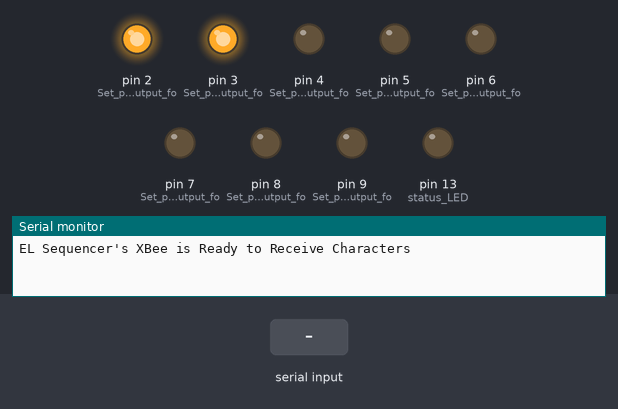
The sketch below on a simulated Arduino Uno, built with avr-gcc and run on an emulated ATmega328P. Shown: output pins drawn as LEDs (lit = HIGH), the last lines printed to the serial monitor. The test bench sets the inputs (shaded band).

Above: at 2.5 s.
2.6 s: "A" received over Serial
At 2.92 s:
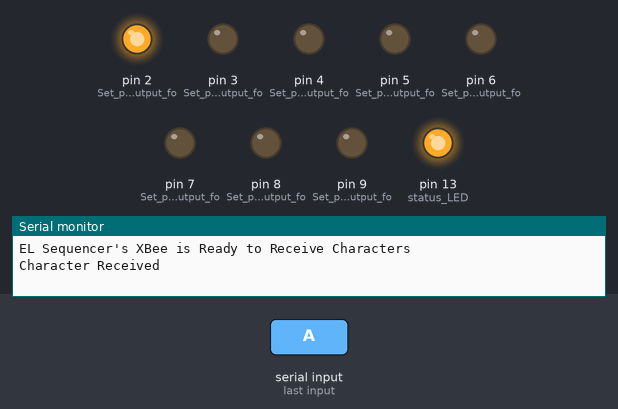
At 3.7 s:
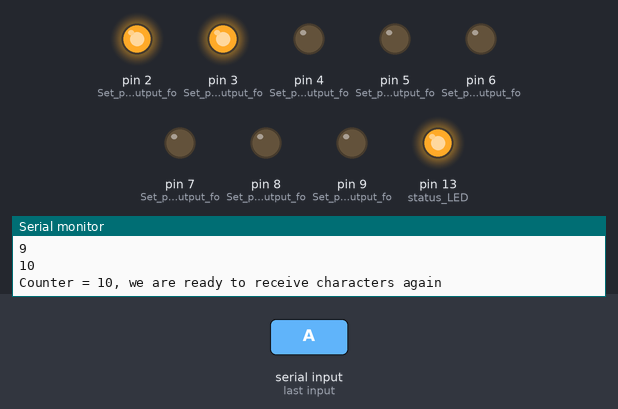
Timing chart, 0 to 5.6 s (numbered marks = the images above; inputs shaded):
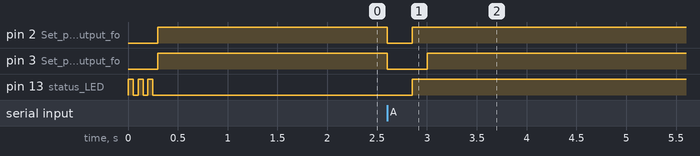

Measured:
- after the input at 2.6 s, pin 2 (Set_pin_mode_as_output_fo): HIGH → LOW at once, → HIGH 0.25 s later; pin 3 (Set_pin_mode_as_output_fo): HIGH → LOW at once, → HIGH 0.40 s later; pin 13 (status_LED): LOW → HIGH after 0.25 s

The sketch:

XBee_ELSequencerV2.ino
```cpp
// (licence header left out)
//Declare character 'val'
char val;
char temp_delete;

//LED to check if the LED is initialized.
const int status_LED = 13;

//adding counter to prevent false triggers for a small period of time
int counter = 0;
boolean XBee_sent = false;

/*******************Setup Loop***************************/
void setup() {
  Serial.begin(9600); //Begin Serial communication for debugging
  Serial.println("EL Sequencer's XBee is Ready to Receive Characters");

  val = 'A';// button pressed, therefore sending  letter A

  //Initialize pins
  pinMode(status_LED, OUTPUT); //Set pin mode as output for status LED
  pinMode(2, OUTPUT); //Set pin mode as output for Channel A
  pinMode(3, OUTPUT); //Set pin mode as output for Channel B
  pinMode(4, OUTPUT); //Set pin mode as output for Channel C
  pinMode(5, OUTPUT); //Set pin mode as output for Channel D
  pinMode(6, OUTPUT); //Set pin mode as output for Channel E
  pinMode(7, OUTPUT); //Set pin mode as output for Channel F
  pinMode(8, OUTPUT); //Set pin mode as output for Channel G
  pinMode(9, OUTPUT); //Set pin mode as output for Channel H

  //Status LED to see if the EL Sequencer is initializing
  for (int i = 0; i < 3; i++) {
    digitalWrite(status_LED, HIGH);//set Status LED on
    delay(50);
    digitalWrite(status_LED, LOW); //set Status LED off
    delay(50);
  }

  digitalWrite(2, HIGH); //Channel A
  digitalWrite(3, HIGH); //Channel B

  digitalWrite(4, LOW); //Channel C
  digitalWrite(5, LOW); //Channel D

  digitalWrite(6, LOW); //Channel E
  digitalWrite(7, LOW); //Channel F

  digitalWrite(8, LOW); //Channel G
  digitalWrite(9, LOW); //Channel H

  delay(1000); //Wait 1 second
}

/*******************Main Loop***************************/
void loop() {
  if (XBee_sent == false) {

    //Check if XBee is receiving data from other XBee
    if (Serial.available()) {
      val = Serial.read();

      //Check to see if character sent is letter A
      if (val == 'A') {
        digitalWrite(status_LED, LOW); //turn ON Status LED
        digitalWrite(2, LOW); //Channel A
        digitalWrite(3, LOW); //Channel B
        delay(250);
        Serial.println("Character Received");


        digitalWrite(status_LED, HIGH); //turn on Status LED

        digitalWrite(2, HIGH); //Channel A
        delay(150);
        digitalWrite(3, HIGH); //Channel B

        counter = 0;
        XBee_sent = true;

      }

      else {
        //rewrote controller code to stop constantly sending Z
        //toggled pins outside of this nested condition statement
      }
    }
  }//end test for counter

  /*//**********default turn on??
    digitalWrite(status_LED, HIGH); //turn on Status LED

    digitalWrite(2, HIGH); //Channel A
    delay(100);
    digitalWrite(3, HIGH); //Channel B
  //**********
  */

  if (counter >= 10) {
    if (XBee_sent == true) {
      Serial.println("Counter = 10, we are ready to receive characters again");
    }
    XBee_sent = false;
  }

  if (XBee_sent == true) {
    counter = ++counter;//keep adding until reach 10, then we can reset flag and beging receiving again\
    Serial.print("Counter = ");
    Serial.println(counter);
    temp_delete = Serial.read();//try to clear false triggers in buffer provided by XBee until counter resets
  }

}
```
